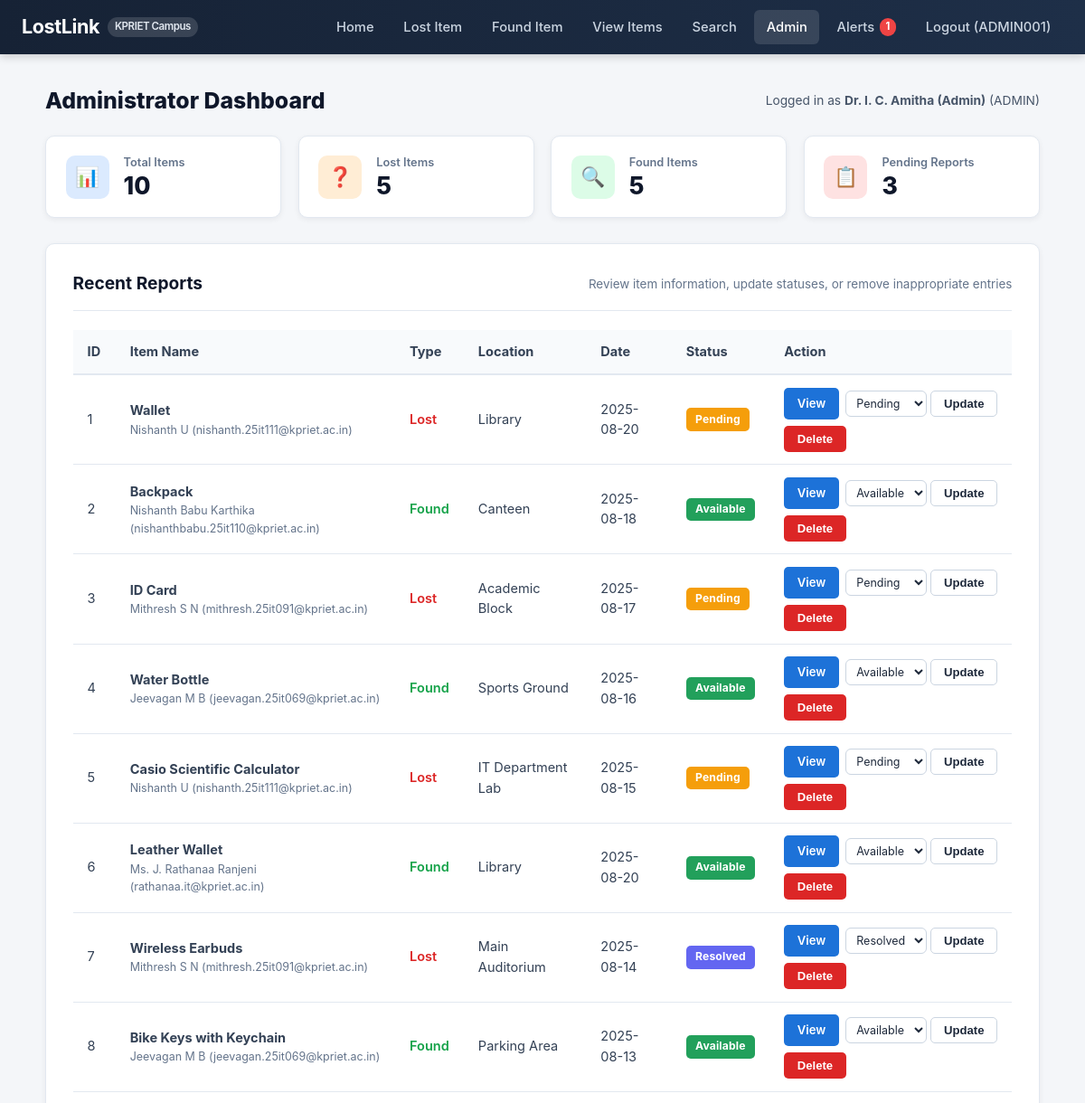
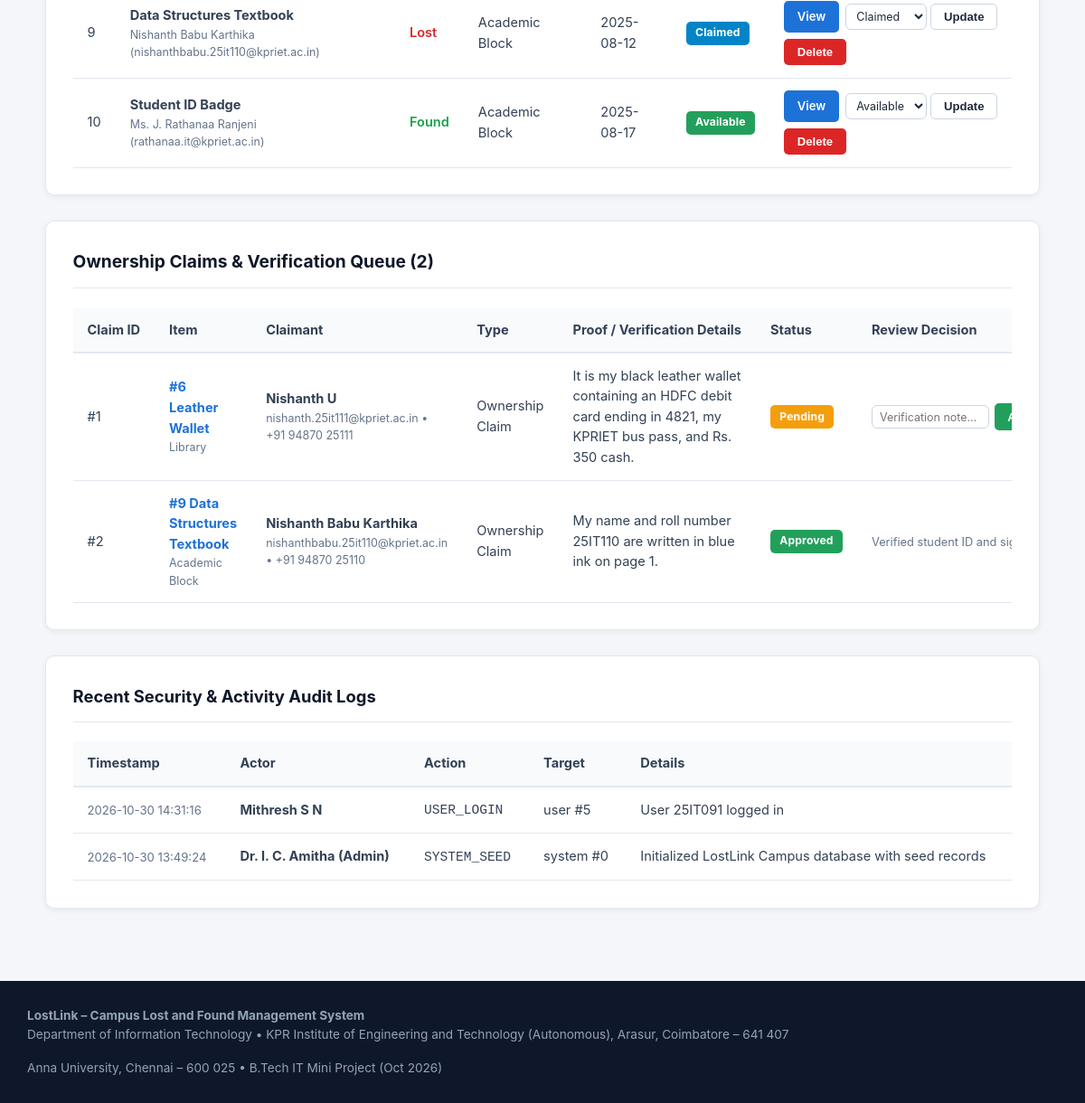
The page /admin (signed in) on the database its author committed (2 pictures, top to bottom).
### tables this page shows
CREATE TABLE users (
    id INTEGER PRIMARY KEY AUTOINCREMENT,
    full_name TEXT NOT NULL,
    register_no TEXT UNIQUE NOT NULL,
    email TEXT UNIQUE NOT NULL,
    phone TEXT NOT NULL,
    department TEXT NOT NULL DEFAULT 'Information Technology',
    role TEXT NOT NULL DEFAULT 'student' CHECK (role IN ('student', 'staff', 'admin')),
    password_hash TEXT NOT NULL,
    is_active INTEGER NOT NULL DEFAULT 1,
    created_at TEXT NOT NULL DEFAULT (datetime('now'))
);

CREATE TABLE items (
    id INTEGER PRIMARY KEY AUTOINCREMENT,
    title TEXT NOT NULL,
    item_type TEXT NOT NULL CHECK (item_type IN ('Lost', 'Found')),
    category TEXT NOT NULL DEFAULT 'Other',
    description TEXT NOT NULL,
    location TEXT NOT NULL,
    date_reported TEXT NOT NULL,
    status TEXT NOT NULL DEFAULT 'Pending' CHECK (status IN ('Pending', 'Available', 'Claimed', 'Resolved', 'Rejected')),
    image_filename TEXT,
    contact_name TEXT NOT NULL,
    contact_email TEXT NOT NULL,
    contact_phone TEXT,
    verification_hint TEXT,
    reporter_id INTEGER,
    is_flagged INTEGER NOT NULL DEFAULT 0,
    created_at TEXT NOT NULL DEFAULT (datetime('now')),
    updated_at TEXT NOT NULL DEFAULT (datetime('now')),
    FOREIGN KEY (reporter_id) REFERENCES users(id) ON DELETE SET NULL
);

CREATE TABLE claims (
    id INTEGER PRIMARY KEY AUTOINCREMENT,
    item_id INTEGER NOT NULL,
    claimant_id INTEGER,
    claimant_name TEXT NOT NULL,
    claimant_email TEXT NOT NULL,
    claimant_phone TEXT NOT NULL,
    claim_type TEXT NOT NULL DEFAULT 'Ownership Claim' CHECK (claim_type IN ('Ownership Claim', 'Found Match Report', 'Direct Inquiry')),
    proof_description TEXT NOT NULL,
    status TEXT NOT NULL DEFAULT 'Pending' CHECK (status IN ('Pending', 'Approved', 'Rejected')),
    admin_notes TEXT,
    reviewed_by INTEGER,
    created_at TEXT NOT NULL DEFAULT (datetime('now')),
    updated_at TEXT NOT NULL DEFAULT (datetime('now')),
    FOREIGN KEY (item_id) REFERENCES items(id) ON DELETE CASCADE,
    FOREIGN KEY (claimant_id) REFERENCES users(id) ON DELETE SET NULL,
    FOREIGN KEY (reviewed_by) REFERENCES users(id) ON DELETE SET NULL
);

CREATE TABLE audit_logs (
    id INTEGER PRIMARY KEY AUTOINCREMENT,
    actor_id INTEGER,
    actor_name TEXT NOT NULL,
    action TEXT NOT NULL,
    target_type TEXT NOT NULL,
    target_id INTEGER,
    details TEXT,
    ip_address TEXT,
    created_at TEXT NOT NULL DEFAULT (datetime('now')),
    FOREIGN KEY (actor_id) REFERENCES users(id) ON DELETE SET NULL
);

### lostlink/routes.py (the view)
@main_bp.route("/admin", methods=["GET"])
@admin_required
def admin_dashboard():
    db = get_db()
    stats = _get_summary_stats(db)
    items = db.execute("SELECT * FROM items ORDER BY id ASC").fetchall()
    claims = db.execute(
        """
        SELECT c.*, i.title AS item_title, i.item_type, i.location AS item_location, i.status AS item_status
        FROM claims c
        JOIN items i ON c.item_id = i.id
        ORDER BY CASE WHEN c.status = 'Pending' THEN 0 ELSE 1 END, c.id DESC
        """
    ).fetchall()
    audit_logs = db.execute(
        "SELECT * FROM audit_logs ORDER BY id DESC LIMIT 15"
    ).fetchall()
    return render_template(
        "admin.html",
        stats=stats,
        items=[dict(r) for r in items],
        claims=[dict(c) for c in claims],
        audit_logs=[dict(a) for a in audit_logs],
    )

### lostlink/db.py (called while the page is built)
def get_db() -> sqlite3.Connection:
    if "db" not in g:
        db_path = current_app.config["DATABASE_PATH"]
        os.makedirs(os.path.dirname(os.path.abspath(db_path)), exist_ok=True)
        conn = sqlite3.connect(db_path)
        conn.row_factory = sqlite3.Row
        try:
            conn.execute("PRAGMA journal_mode = MEMORY;")
            conn.execute("PRAGMA synchronous = OFF;")
        except sqlite3.OperationalError:
            pass
        conn.execute("PRAGMA foreign_keys = ON;")
        g.db = conn
    return g.db

### lostlink/security.py (called while the page is built)
def generate_csrf_token() -> str:
    if "_csrf_token" not in session:
        session["_csrf_token"] = secrets.token_hex(24)
    return session["_csrf_token"]

def load_logged_in_user():
    user_id = session.get("user_id")
    if user_id is None:
        g.user = None
        g.unread_notifications_count = 0
    else:
        db = get_db()
        user = db.execute(
            "SELECT id, full_name, register_no, email, phone, department, role, is_active, created_at FROM users WHERE id = ?",
            (user_id,),
        ).fetchone()
        if user and user["is_active"]:
            g.user = dict(user)
            cnt = db.execute(
                "SELECT COUNT(*) AS c FROM notifications WHERE user_id = ? AND is_read = 0",
                (user_id,),
            ).fetchone()["c"]
            g.unread_notifications_count = cnt
        else:
            session.clear()
            g.user = None
            g.unread_notifications_count = 0

def admin_required(view):
    @functools.wraps(view)
    def wrapped_view(**kwargs):
        user = g.get("user")
        if user is None:
            flash("Administrator login required.", "warning")
            return redirect(url_for("auth.login", next=request.path))
        if user.get("role") not in ("admin", "staff"):
            abort(403, "Access Denied: Administrator or Staff privileges required.")
        return view(**kwargs)
    return wrapped_view

### lostlink/templates/admin.html (shortened to what this page needs)
{% extends "base.html" %}
{% block content %}
<div class="container">
  <div style="display:flex; justify-content:space-between; align-items:center; flex-wrap:wrap; gap:1rem; margin-bottom:1.25rem;">
    <h1 style="font-size:1.55rem; font-weight:800; color:#0f172a;">Administrator Dashboard</h1>
    <span style="font-size:0.86rem; color:#475569;">Logged in as <strong>{{ g.user.full_name }}</strong> ({{ g.user.role|upper }})</span>
  </div>
  <div class="stats-grid">
    <div class="stat-card">
      <div class="stat-icon stat-icon-blue">&#128202;</div>
      <div class="stat-info">
        <span class="stat-label">Total Items</span>
        <span class="stat-value" id="admin-total-items">{{ stats.total_items }}</span>
      </div>
    </div>
    <div class="stat-card">
      <div class="stat-icon stat-icon-orange">&#10067;</div>
      <div class="stat-info">
        <span class="stat-label">Lost Items</span>
        <span class="stat-value" id="admin-lost-items">{{ stats.lost_items }}</span>
      </div>
    </div>
    <div class="stat-card">
      <div class="stat-icon stat-icon-green">&#128269;</div>
      <div class="stat-info">
        <span class="stat-label">Found Items</span>
        <span class="stat-value" id="admin-found-items">{{ stats.found_items }}</span>
      </div>
    </div>
    <div class="stat-card">
      <div class="stat-icon stat-icon-red">&#128203;</div>
      <div class="stat-info">
        <span class="stat-label">Pending Reports</span>
        <span class="stat-value" id="admin-pending-reports">{{ stats.pending_reports }}</span>
      </div>
    </div>
  </div>
  <div class="card" style="margin-bottom:1.75rem;">
    <div class="card-header">
      <h2 class="card-title" style="font-size:1.2rem;">Recent Reports</h2>
      <span style="font-size:0.84rem; color:#64748b;">Review item information, update statuses, or remove inappropriate entries</span>
    </div>
    <div class="table-responsive">
      <table class="data-table">
        <thead>
          <tr>
            <th>ID</th>
            <th>Item Name</th>
            <th>Type</th>
            <th>Location</th>
            <th>Date</th>
            <th>Status</th>
            <th>Action</th>
          </tr>
        </thead>
        <tbody>
          {% for item in items %}
          <tr>
            <td>{{ item.id }}</td>
            <td>
              <strong>{{ item.title }}</strong>
              <div style="font-size:0.78rem; color:#64748b;">{{ item.contact_name }} ({{ item.contact_email }})</div>
            </td>
            <td>
              <span class="{% if item.item_type == 'Lost' %}type-label-lost{% else %}type-label-found{% endif %}">
                {{ item.item_type }}
              </span>
            </td>
            <td>{{ item.location }}</td>
            <td>{{ item.date_reported }}</td>
            <td>
              <span class="badge badge-{{ item.status|lower }}">{{ item.status }}</span>
            </td>
            <td>
              <div style="display:flex; align-items:center; gap:0.45rem; flex-wrap:wrap;">
                <a href="{{ url_for('main.item_details', item_id=item.id) }}" class="btn btn-primary btn-sm">View</a>
                <form method="POST" action="{{ url_for('main.admin_update_item_status', item_id=item.id) }}" style="display:inline-flex; gap:0.25rem;">
                  <select name="status" class="form-control" style="padding:0.26rem 0.45rem; font-size:0.78rem; width:auto;" aria-label="Change Status">
                    {% for st in ['Pending', 'Available', 'Claimed', 'Resolved', 'Rejected'] %}
                      <option value="{{ st }}" {% if item.status == st %}selected{% endif %}>{{ st }}</option>
                    {% endfor %}
                  </select>
                  <button type="submit" class="btn btn-light btn-sm">Update</button>
                </form>
                <form method="POST" action="{{ url_for('main.admin_delete_item', item_id=item.id) }}" style="display:inline;">
                  <button type="submit" class="btn btn-danger btn-sm">Delete</button>
                </form>
              </div>
            </td>
          </tr>
          {% endfor %}
        </tbody>
      </table>
    </div>
  </div>
  <div class="card" style="margin-bottom:1.75rem;">
    <div class="card-header">
      <h2 class="card-title" style="font-size:1.2rem;">Ownership Claims &amp; Verification Queue ({{ claims|length }})</h2>
    </div>
    <div class="table-responsive">
      <table class="data-table">
        <thead>
          <tr>
            <th>Claim ID</th>
            <th>Item</th>
            <th>Claimant</th>
            <th>Type</th>
            <th>Proof / Verification Details</th>
            <th>Status</th>
            <th>Review Decision</th>
          </tr>
        </thead>
        <tbody>
          {% for c in claims %}
          <tr>
            <td>#{{ c.id }}</td>
            <td>
              <a href="{{ url_for('main.item_details', item_id=c.item_id) }}"><strong>#{{ c.item_id }} {{ c.item_title }}</strong></a>
              <div style="font-size:0.78rem; color:#64748b;">{{ c.item_location }}</div>
            </td>
            <td>
              <strong>{{ c.claimant_name }}</strong>
              <div style="font-size:0.78rem; color:#64748b;">{{ c.claimant_email }} &bull; {{ c.claimant_phone }}</div>
            </td>
            <td>{{ c.claim_type }}</td>
            <td style="max-width:280px;">{{ c.proof_description }}</td>
            <td><span class="badge badge-{{ c.status|lower if c.status != 'Approved' else 'available' }}">{{ c.status }}</span></td>
            <td>
              {% if c.status == 'Pending' %}
              <form method="POST" action="{{ url_for('main.admin_review_claim', claim_id=c.id) }}" style="display:flex; gap:0.35rem; align-items:center;">
                <input type="text" name="admin_notes" class="form-control" placeholder="Verification note..." style="font-size:0.78rem; padding:0.28rem 0.5rem; width:130px;">
                <button type="submit" name="decision" value="Approved" class="btn btn-success btn-sm">Approve</button>
              </form>
              {% else %}
              <span style="font-size:0.8rem; color:#64748b;">{{ c.admin_notes or 'Reviewed' }}</span>
              {% endif %}
            </td>
          </tr>
          {% else %}
          <tr>
            <td colspan="7" style="text-align:center; padding:1.25rem;">No ownership claims submitted yet.</td>
          </tr>
          {% endfor %}
        </tbody>
      </table>
    </div>
  </div>
  <div class="card">
    <div class="card-header">
      <h2 class="card-title" style="font-size:1.15rem;">Recent Security &amp; Activity Audit Logs</h2>
    </div>
    <div class="table-responsive">
      <table class="data-table">
        <thead>
          <tr>
            <th>Timestamp</th>
            <th>Actor</th>
            <th>Action</th>
            <th>Target</th>
            <th>Details</th>
          </tr>
        </thead>
        <tbody>
          {% for log in audit_logs %}
          <tr>
            <td style="font-size:0.82rem; color:#64748b;">{{ log.created_at }}</td>
            <td><strong>{{ log.actor_name }}</strong></td>
            <td><code>{{ log.action }}</code></td>
            <td>{{ log.target_type }} #{{ log.target_id }}</td>
            <td>{{ log.details }}</td>
          </tr>
          {% endfor %}
        </tbody>
      </table>
    </div>
  </div>
</div>
{% endblock %}

### lostlink/templates/base.html (shortened to what this page needs)
<!DOCTYPE html>
<html lang="en">
<head>
  <link rel="stylesheet" href="{{ url_for('static', filename='css/style.css') }}">
</head>
<body>
  <header class="navbar" role="banner">
    <a href="{{ url_for('main.index') }}" class="navbar-brand">
      <span>LostLink</span>
      <span class="navbar-brand-badge">KPRIET Campus</span>
    </a>
    <nav aria-label="Primary Navigation">
      <ul id="nav-links" class="nav-links">
        <li><a href="{{ url_for('main.index') }}" class="{% if request.path == '/' %}active{% endif %}">Home</a></li>
        <li><a href="{{ url_for('main.report_lost') }}" class="{% if request.path == '/report-lost' %}active{% endif %}">Lost Item</a></li>
        <li><a href="{{ url_for('main.report_found') }}" class="{% if request.path == '/report-found' %}active{% endif %}">Found Item</a></li>
        <li><a href="{{ url_for('main.item_listings') }}" class="{% if request.path == '/items' %}active{% endif %}">View Items</a></li>
        <li><a href="{{ url_for('main.search') }}" class="{% if request.path == '/search' %}active{% endif %}">Search</a></li>
        {% if g.user %}
          {% if g.user.role in ('admin', 'staff') %}
            <li><a href="{{ url_for('main.admin_dashboard') }}" class="{% if request.path.startswith('/admin') %}active{% endif %}">Admin</a></li>
          {% endif %}
          <li>
            <a href="{{ url_for('auth.notifications') }}" class="{% if request.path.startswith('/notifications') %}active{% endif %}">
              Alerts
              {% if g.unread_notifications_count and g.unread_notifications_count > 0 %}
                <span class="notif-pill">{{ g.unread_notifications_count }}</span>
              {% endif %}
            </a>
          </li>
          <li><a href="{{ url_for('auth.logout') }}">Logout ({{ g.user.register_no }})</a></li>
        {% else %}
          <li><a href="{{ url_for('auth.login') }}" class="{% if request.path == '/login' %}active{% endif %}">Login</a></li>
        {% endif %}
      </ul>
    </nav>
  </header>
  <main class="main-content" role="main">
    {% block content %}{% endblock %}
  </main>
  <footer class="site-footer" role="contentinfo">
    <div class="footer-inner">
      <div>
        <strong>LostLink – Campus Lost and Found Management System</strong><br>
        <span>Department of Information Technology &bull; {{ campus_name }}, {{ campus_location }}</span>
      </div>
      <div>
        <span>{{ university_name }} &bull; B.Tech IT Mini Project (Oct 2026)</span>
      </div>
    </div>
  </footer>
</body>
</html>

### rows shown on the page
users: user.register_no "ADMIN001", user.full_name "Dr. I. C. Amitha (Admin)", user.role "ADMIN"
items: id "1", title "Wallet", contact_name "Nishanth U", contact_email "nishanth.25it111@kpriet.ac.in", item_type "Lost", location "Library", date_reported "2025-08-20", status "Pending"
items: id "2", title "Backpack", contact_name "Nishanth Babu Karthika", contact_email "nishanthbabu.25it110@kpriet.ac.in", item_type "Found", location "Canteen", date_reported "2025-08-18", status "Available"
items: id "3", title "ID Card", contact_name "Mithresh S N", contact_email "mithresh.25it091@kpriet.ac.in", item_type "Lost", location "Academic Block", date_reported "2025-08-17", status "Pending"
items: id "4", title "Water Bottle", contact_name "Jeevagan M B", contact_email "jeevagan.25it069@kpriet.ac.in", item_type "Found", location "Sports Ground", date_reported "2025-08-16", status "Available"
items: id "5", title "Casio Scientific Calculator", contact_name "Nishanth U", contact_email "nishanth.25it111@kpriet.ac.in", item_type "Lost", location "IT Department Lab", date_reported "2025-08-15", status "Pending"
items: id "6", title "Leather Wallet", contact_name "Ms. J. Rathanaa Ranjeni", contact_email "rathanaa.it@kpriet.ac.in", item_type "Found", location "Library", date_reported "2025-08-20", status "Available"
items: id "7", title "Wireless Earbuds", contact_name "Mithresh S N", contact_email "mithresh.25it091@kpriet.ac.in", item_type "Lost", location "Main Auditorium", date_reported "2025-08-14", status "Resolved"
items: id "8", title "Bike Keys with Keychain", contact_name "Jeevagan M B", contact_email "jeevagan.25it069@kpriet.ac.in", item_type "Found", location "Parking Area", date_reported "2025-08-13", status "Available"
items: id "9", title "Data Structures Textbook", contact_name "Nishanth Babu Karthika", contact_email "nishanthbabu.25it110@kpriet.ac.in", item_type "Lost", location "Academic Block", date_reported "2025-08-12", status "Claimed"
items: id "10", title "Student ID Badge", contact_name "Ms. J. Rathanaa Ranjeni", contact_email "rathanaa.it@kpriet.ac.in", item_type "Found", location "Academic Block", date_reported "2025-08-17", status "Available"
claims: id "1", item_id "6", item_title "Leather Wallet", item_location "Library", claimant_name "Nishanth U", claimant_email "nishanth.25it111@kpriet.ac.in", claimant_phone "+91 94870 25111", claim_type "Ownership Claim", proof_description "It is my black leather wallet containing an HDFC debit card ending in 4821, my KPRIET bus pass, and Rs. 350 cash.", status "Pending"
claims: id "2", item_id "9", item_title "Data Structures Textbook", item_location "Academic Block", claimant_name "Nishanth Babu Karthika", claimant_email "nishanthbabu.25it110@kpriet.ac.in", claimant_phone "+91 94870 25110", claim_type "Ownership Claim", proof_description "My name and roll number 25IT110 are written in blue ink on page 1.", status "Approved", admin_notes "Verified student ID and…"
audit_logs: created_at "2026-10-30 14:31:16", actor_name "Mithresh S N", action "USER_LOGIN", target_type "user", target_id "5", details "User 25IT091 logged in"
audit_logs: created_at "2026-10-30 13:49:24", actor_name "Dr. I. C. Amitha (Admin)", action "SYSTEM_SEED", target_type "system", target_id "0", details "Initialized LostLink Campus database with seed records"

### other values the page prints
{{ g.unread_notifications_count }} "1"
{{ stats.total_items }} "10"
{{ stats.lost_items }} "5"
{{ stats.found_items }} "5"
{{ stats.pending_reports }} "3"
{{ claims|length }} "2"
{{ campus_name }} "KPR Institute of Engineering and Technology (Autonomous)"
{{ campus_location }} "Arasur, Coimbatore – 641 407"
{{ university_name }} "Anna University, Chennai – 600 025"
